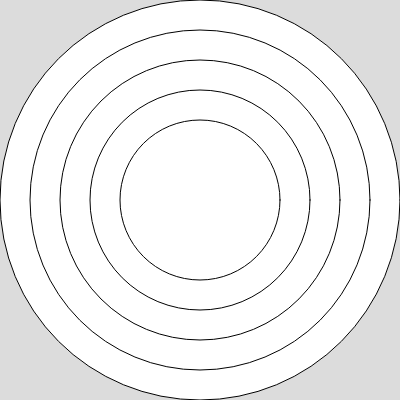
Frame 1 (no input)
Frame 60 (no input): identical to frame 1, image omitted
Frame 120 (the mouse pressed at the canvas centre since frame 60): identical to frame 1, image omitted

The p5.js sketch that drew this single still picture (run headless with seeded random() and noise() and a simulated clock; from frame 60 on, the mouse is pressed at the canvas centre):

// p5.js sketch
// ── sketch.js
function setup() {
  createCanvas(400, 400);
}

function draw() {
  background(220);
  //create a size variable outside of the loop
  var size = 400;

  //this loop will repeat five times since the variable was initialized to 0
  ///(initialize the variable; check for a condition; increment the variable)
  for (var i = 0; i < 5; i = i + 1) {

    //draw ellipses in the center of the canvas set to the size variable
    ellipse(width / 2, height / 2, size, size);

    //every time the loop runs(which will be 5 times) the size is decreased by 60
    size = size - 60;
  }

}
